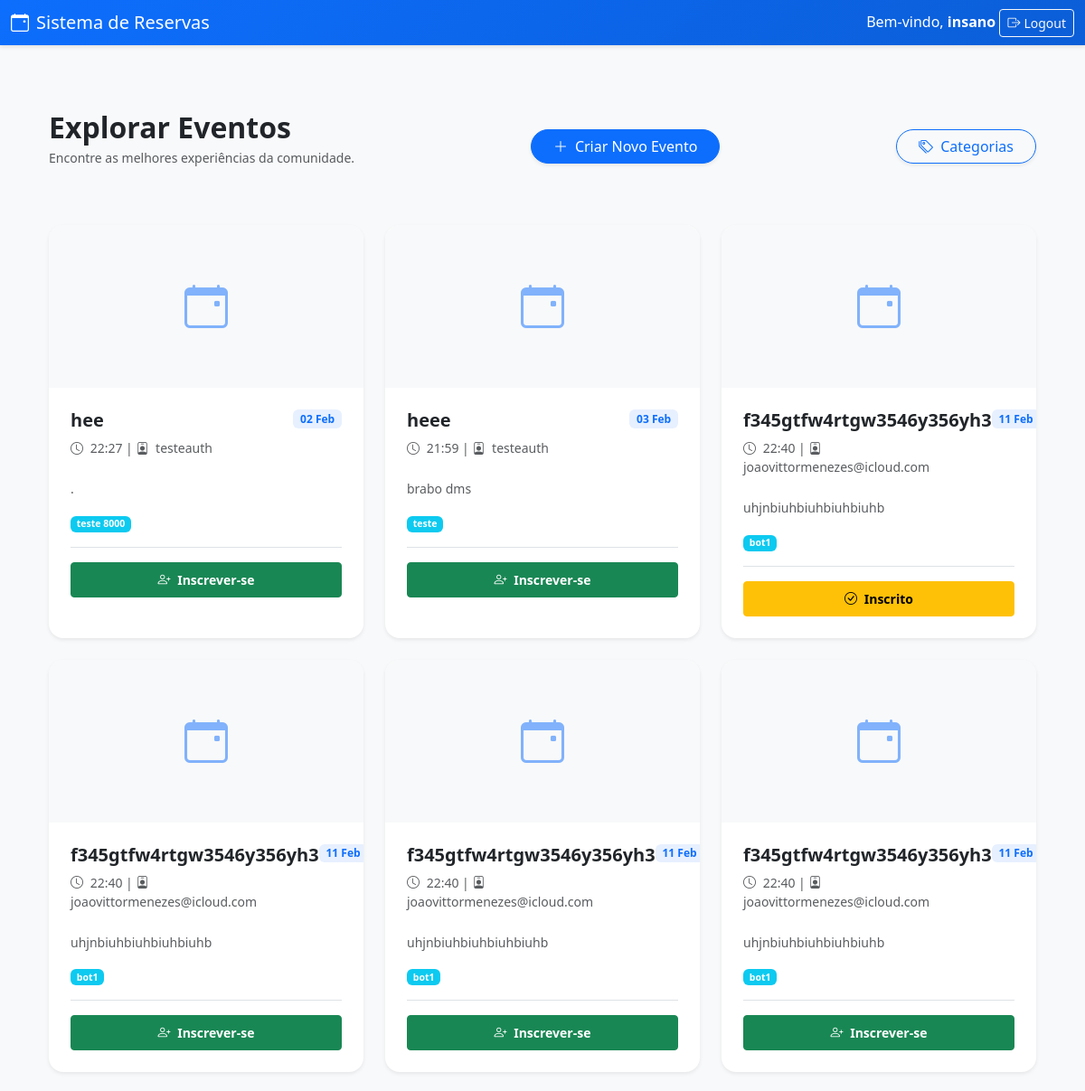
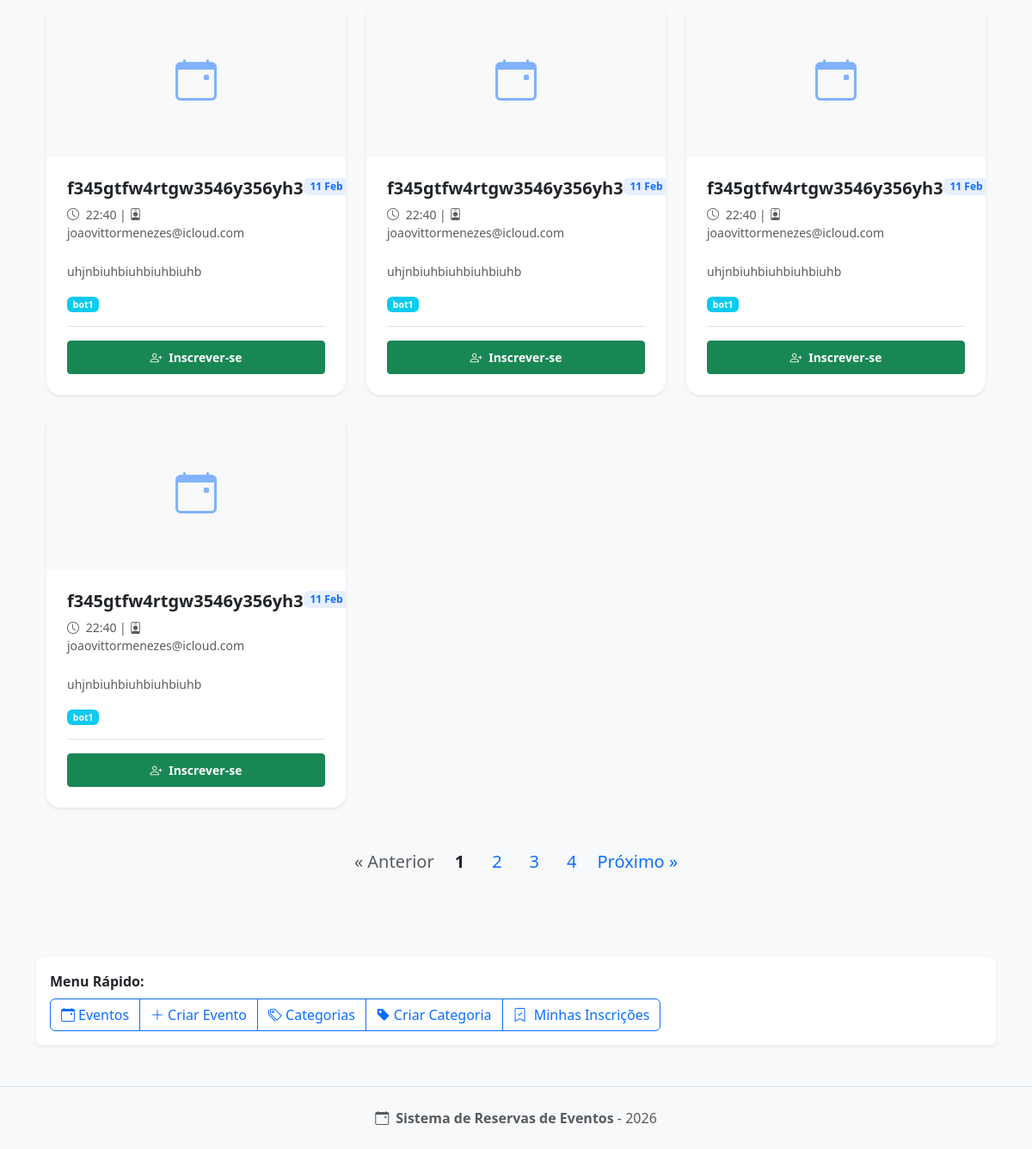
/sistemareservas/eventos (signed in), run on the app's committed database (2 pictures, top to bottom).
### sistemareservas/models.py (models this page shows, shortened)
class Evento(models.Model):
    titulo = models.CharField(max_length=200)
    descricao = models.TextField()
    data = models.DateTimeField()
    local = models.CharField(max_length=200)
    categoria = models.ForeignKey(CategoriaEvento, on_delete=models.CASCADE)
    organizador = models.ForeignKey(
        User,
        on_delete=models.CASCADE,
        related_name="eventos_criados"
    )
    def usuario_inscrito(self, user):
        return self.inscricao_set.filter(participante=user).exists()

class CategoriaEvento(models.Model):
    nome = models.CharField(max_length=100, unique=True)

### sistemareservas/views.py (the view)
# urls.py: path('eventos', views.evento_list, name='evento_list'),
@login_required
def evento_list(request):
    eventos = Evento.objects.all().order_by('data')
    paginator = Paginator(eventos, 10)
    page = request.GET.get('page')
    eventos_page = paginator.get_page(page)
    for evento in eventos_page:
        evento.is_inscrito = False
        evento.is_inscrito = evento.usuario_inscrito(request.user)
    return render(request, 'sistemareservas/evento_list.html', {
        'eventos': eventos_page
    })

### sistemareservas/templates/sistemareservas/evento_list.html (shortened to what this page needs)
{% extends 'sistemareservas/base.html' %}
{% block content %}
<div class="container py-5">
    <div class="d-flex justify-content-between align-items-center mb-5">
        <div>
            <h2 class="fw-bold text-dark mb-1">Explorar Eventos</h2>
            <p class="text-muted small">Encontre as melhores experiências da comunidade.</p>
        </div>
        {% if perms.sistemareservas.add_evento %}
        <a href="{% url 'evento_create' %}" class="btn btn-primary rounded-pill px-4 shadow-sm">
            <i class="bi bi-plus-lg me-2"></i>Criar Novo Evento
        </a>
        {% endif %}
        {% if perms.sistemareservas.view_categoriaevento %}
        <a href="{% url 'categoria_list' %}" class="btn btn-outline-primary rounded-pill px-4 shadow-sm">
            <i class="bi bi-tags me-2"></i>Categorias
        </a>
        {% endif %}
    </div>
    <div class="row g-4">
        {% for evento in eventos %}
        <div class="col-md-6 col-lg-4">
            <div class="card h-100 border-0 shadow-sm hover-lift overflow-hidden">
                <div class="card-img-top bg-light d-flex align-items-center justify-content-center"
                    style="height: 180px;">
                    <i class="bi bi-calendar-event text-primary opacity-50" style="font-size: 3rem;"></i>
                </div>
                <div class="card-body p-4">
                    <div class="d-flex justify-content-between align-items-start mb-2">
                        <h5 class="card-title fw-bold mb-0">{{ evento.titulo }}</h5>
                        <span class="badge bg-soft-primary text-primary">{{ evento.data|date:"d M" }}</span>
                    </div>
                    <p class="card-text text-muted small mb-4">
                        <i class="bi bi-clock me-1"></i> {{ evento.data|time:"H:i" }} |
                        <i class="bi bi-person-badge me-1"></i> {{ evento.organizador.username }}
                    </p>
                    <p class="card-text text-muted small">
                        {{ evento.descricao|truncatechars:120 }}
                    </p>
                    <p class="text-muted small mb-3">
                        <span class="badge bg-info">{{ evento.categoria.nome }}</span>
                    </p>
                    {% if user == evento.organizador %}
                    <div class="d-flex gap-2 border-top pt-3">
                        <a href="{% url 'evento_inscritos' evento.id %}" class="btn btn-outline-primary btn-sm">
                            <i class="bi bi-people me-1"></i> Ver inscritos
                        </a>
                        {% if perms.sistemareservas.change_evento %}
                        <a href="{% url 'evento_update' evento.id %}"
                            class="btn btn-outline-secondary btn-sm flex-grow-1 border-0">
                            <i class="bi bi-pencil me-1"></i> Editar
                        </a>
                        {% endif %}
                        {% if perms.sistemareservas.delete_evento %}
                        <a href="{% url 'evento_delete' evento.id %}" class="btn btn-outline-danger btn-sm border-0">
                            <i class="bi bi-trash"></i>
                        </a>
                        {% endif %}
                    </div>
                    {% else %}
                    <div class="d-flex gap-2 border-top pt-3">
                        {% if user.is_authenticated %}
                        {% if evento.is_inscrito %}
                        <a href="{% url 'inscricao_cancelar' evento.id %}"
                            class="btn btn-warning btn-sm w-100 fw-bold py-2">
                            <i class="bi bi-check-circle me-1"></i> Inscrito
                        </a>
                        {% else %}
                        <a href="{% url 'inscricao_criar' evento.id %}"
                            class="btn btn-success btn-sm w-100 fw-bold py-2">
                            <i class="bi bi-person-plus me-1"></i> Inscrever-se
                        </a>
                        {% endif %}
                        {% else %}
                        <a href="{% url 'login' %}?next={% url 'evento_list' %}"
                            class="btn btn-info btn-sm w-100 fw-bold py-2">
                            <i class="bi bi-box-arrow-in-right me-1"></i> Faça login para inscrever
                        </a>
                        {% endif %}
                    </div>
                    {% endif %}
                </div>
            </div>
        </div>
        {% endfor %}
    </div>
    {% if eventos.has_other_pages %}
    <div class="d-flex justify-content-center align-items-center gap-3 mt-5 fs-5">
        {% if eventos.has_previous %}
        <a href="?page={{ eventos.previous_page_number }}" class="text-decoration-none">
            « Anterior
        </a>
        {% else %}
        <span class="text-muted">« Anterior</span>
        {% endif %}
        {% for num in eventos.paginator.page_range %}
        {% if eventos.number == num %}
        <strong class="px-2">{{ num }}</strong>
        {% else %}
        <a href="?page={{ num }}" class="px-2 text-decoration-none">
            {{ num }}
        </a>
        {% endif %}
        {% endfor %}
        {% if eventos.has_next %}
        <a href="?page={{ eventos.next_page_number }}" class="text-decoration-none">
            Próximo »
        </a>
        {% else %}
        <span class="text-muted">Próximo »</span>
        {% endif %}
    </div>
    {% endif %}
</div>
{% endblock %}

### sistemareservas/templates/sistemareservas/base.html (shortened to what this page needs)
<!DOCTYPE html>
<html lang="pt-br">
<head>
    <link href="https://cdn.jsdelivr.net/npm/bootstrap@5.3.0/dist/css/bootstrap.min.css" rel="stylesheet">
    <link rel="stylesheet" href="https://cdn.jsdelivr.net/npm/bootstrap-icons@1.11.0/font/bootstrap-icons.css">
</head>
<body>
<header class="navbar navbar-dark">
    <div class="container-fluid">
        <span class="navbar-brand mb-0 h1">
            <i class="bi bi-calendar-event me-2"></i>Sistema de Reservas
        </span>
        <div class="user-section">
            {% if user.is_authenticated %}
                <span class="text-white">Bem-vindo, <strong>{{ user.username }}</strong></span>
                <form action="{% url 'logout' %}" method="post" style="display:inline;">
                    <button type="submit" class="btn btn-sm btn-outline-light">
                        <i class="bi bi-box-arrow-right me-1"></i>Logout
                    </button>
                </form>
            {% endif %}
        </div>
    </div>
</header>
<main class="container py-4">
    {% block content %}
    {% endblock %}
</main>
<div class="container my-4">
    <div class="bg-white p-3 rounded shadow-sm">
        <p class="mb-2"><strong>Menu Rápido:</strong></p>
        <div class="btn-group" role="group">
            <a href="{% url 'evento_list' %}" class="btn btn-outline-primary">
                <i class="bi bi-calendar-event me-1"></i>Eventos
            </a>
            {% if perms.sistemareservas.add_evento %}
                <a href="{% url 'evento_create' %}" class="btn btn-outline-primary">
                    <i class="bi bi-plus-lg me-1"></i>Criar Evento
                </a>
            {% endif %}
            {% if perms.sistemareservas.view_categoriaevento %}
                <a href="{% url 'categoria_list' %}" class="btn btn-outline-primary">
                    <i class="bi bi-tags me-1"></i>Categorias
                </a>
            {% endif %}
            {% if perms.sistemareservas.add_categoriaevento %}
                <a href="{% url 'categoria_create' %}" class="btn btn-outline-primary">
                    <i class="bi bi-tag-fill me-1"></i>Criar Categoria
                </a>
            {% endif %}
            {% if user.is_authenticated %}
                <a href="{% url 'minhas_inscricoes' %}" class="btn btn-outline-primary">
                    <i class="bi bi-bookmark-check me-1"></i>
                    Minhas Inscrições
                </a>
            {% endif %}
        </div>
    </div>
</div>
<footer class="py-4 mt-5">
    <div class="container text-center">
        <p class="text-muted mb-0">
            <i class="bi bi-calendar-event me-2"></i><strong>Sistema de Reservas de Eventos</strong> - 2026
        </p>
    </div>
</footer>
</body>
</html>

### sistemareservas/templates/sistemareservas/base.html (style rules this page uses)
:root { --bs-body-font-family: 'Segoe UI', Tahoma, Geneva, Verdana, sans-serif; }
body { background-color: #f8f9fa; }
header { background: linear-gradient(135deg, #0d6efd 0%, #0b5ed7 100%); box-shadow: 0 2px 4px rgba(0,0,0,0.1); }
main { min-height: calc(100vh - 300px); }
footer { background-color: #f8f9fa; border-top: 1px solid #dee2e6; margin-top: 3rem; }

### sistemareservas/templates/sistemareservas/evento_list.html (style rules this page uses)
.bg-soft-primary { background-color: #e7f0ff; }
.hover-lift { transition: transform 0.25s ease, box-shadow 0.25s ease; }
.card { border-radius: 1rem; }

### data on the page
Evento: titulo "hee", data "02 Feb", data "22:27", organizador.username "testeauth", descricao ".", categoria.nome "teste 8000", shows "Inscrever-se"
Evento: titulo "heee", data "03 Feb", data "21:59", organizador.username "testeauth", descricao "brabo dms", categoria.nome "teste", shows "Inscrever-se"
Evento: titulo "f345gtfw4rtgw3546y356yh3", data "11 Feb", data "22:40", organizador.username "joaovittormenezes@icloud.com", descricao "uhjnbiuhbiuhbiuhbiuhb", categoria.nome "bot1", shows "Inscrito"
Evento: titulo "f345gtfw4rtgw3546y356yh3", data "11 Feb", data "22:40", organizador.username "joaovittormenezes@icloud.com", descricao "uhjnbiuhbiuhbiuhbiuhb", categoria.nome "bot1", shows "Inscrever-se"
Evento: titulo "f345gtfw4rtgw3546y356yh3", data "11 Feb", data "22:40", organizador.username "joaovittormenezes@icloud.com", descricao "uhjnbiuhbiuhbiuhbiuhb", categoria.nome "bot1", shows "Inscrever-se"
Evento: titulo "f345gtfw4rtgw3546y356yh3", data "11 Feb", data "22:40", organizador.username "joaovittormenezes@icloud.com", descricao "uhjnbiuhbiuhbiuhbiuhb", categoria.nome "bot1", shows "Inscrever-se"
Evento: titulo "f345gtfw4rtgw3546y356yh3", data "11 Feb", data "22:40", organizador.username "joaovittormenezes@icloud.com", descricao "uhjnbiuhbiuhbiuhbiuhb", categoria.nome "bot1", shows "Inscrever-se"
Evento: titulo "f345gtfw4rtgw3546y356yh3", data "11 Feb", data "22:40", organizador.username "joaovittormenezes@icloud.com", descricao "uhjnbiuhbiuhbiuhbiuhb", categoria.nome "bot1", shows "Inscrever-se"
Evento: titulo "f345gtfw4rtgw3546y356yh3", data "11 Feb", data "22:40", organizador.username "joaovittormenezes@icloud.com", descricao "uhjnbiuhbiuhbiuhbiuhb", categoria.nome "bot1", shows "Inscrever-se"
Evento: titulo "f345gtfw4rtgw3546y356yh3", data "11 Feb", data "22:40", organizador.username "joaovittormenezes@icloud.com", descricao "uhjnbiuhbiuhbiuhbiuhb", categoria.nome "bot1", shows "Inscrever-se"

### other printed values
{{ user.username }} "insano"
{{ num }} "1"
{{ num }} "2" "3" "4"
